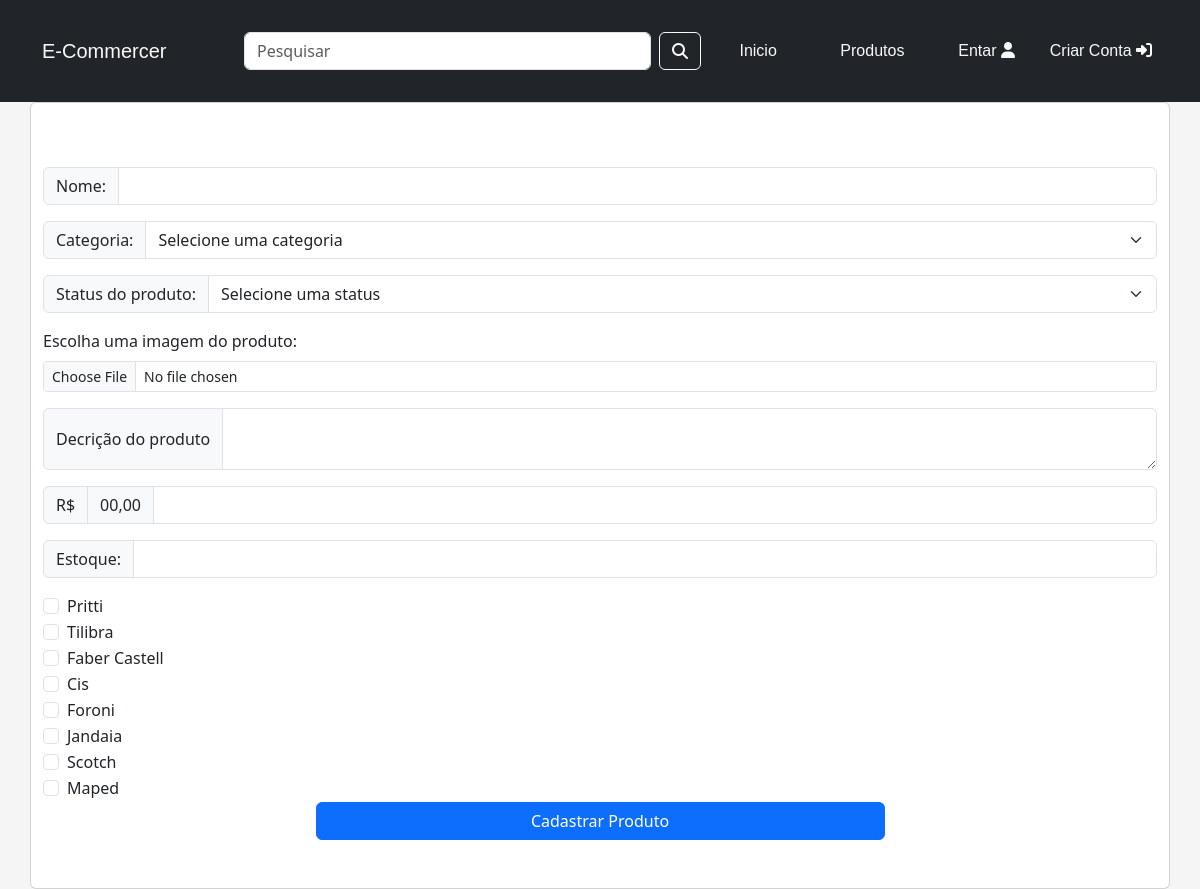
The app's page /admin/cadastro_produto.php with its own data.
### tables this page shows
CREATE TABLE `tb_fornecedores` (
  `id_fornecedor` int(11) NOT NULL AUTO_INCREMENT,
  `cnpj` varchar(20) NOT NULL,
  `razao_social` varchar(100) DEFAULT NULL,
  `id_status_usuario` int(11) NOT NULL,
  PRIMARY KEY (`id_fornecedor`),
  UNIQUE KEY `cnpj` (`cnpj`),
  KEY `id_status_usuario` (`id_status_usuario`),
  CONSTRAINT `tb_fornecedores_ibfk_1` FOREIGN KEY (`id_status_usuario`) REFERENCES `status_usuarios` (`id_status_usuario`)
);

### models/conexao.class.php (called while the page is built)
<?php
    class Conexao{
        public function __construct(
            protected $db = null
        ){
            $dsn = 'mysql:host=localhost;dbname=db_ecommercer;charset=utf8mb4';
            $usuario = 'root';
            $senha = '';
            try {
                $this->db = new PDO($dsn, $usuario, $senha);
            } catch (PDOException $erro) {
                echo "Erro na conexãor: {$erro->getCode()}<br>Mensagem: {$erro->getMessage()}";
            }
        }
    }
?>

### models/fornecedor.class.php (called while the page is built, shortened)
<?php
    class Fornecedor extends Conexao{
        public function query_listar_todos_fornecedores_ativos(){
            $query = "SELECT * FROM tb_fornecedores f INNER JOIN status_usuarios s ON (f.id_status_usuario=s.id_status_usuario) WHERE s.status_usuario = 'Ativo' OR s.status_usuario = 'ativo'";
            $stm = $this->db->prepare($query);
            $stm->execute();
            $this->db = null;
            return $stm->fetchAll(PDO::FETCH_OBJ);
        }
    }
?>

### admin/cadastro_produto.php (the view, shortened to what this page needs)
<?php
    require_once "../models/conexao.class.php";
    require_once "../models/produto.class.php";
    require_once "../models/fornecedor.class.php";
?>
<!DOCTYPE html>
<html lang="pt-BR">
<head>
    <?php require_once "../components/bs5_fw.php"; ?>
    <link rel="stylesheet" type="text/css" href="./css/style.css">
</head>
<body id="web-site" class="" onresize="screenSize()" onload="screenSize()">
    <?php require_once "../components/header.php";?>
    <div class="container">
        <div class="row">
            <form class="card  py-5" action="" method="post" enctype="multipart/form-data">
                <div class="input-group mb-3">
                  <span class="input-group-text" id="basic-addon1">Nome:</span>
                  <input type="text" class="form-control" placeholder="" aria-label="" aria-describedby="" name="nome_produto" value="<?php echo isset($_POST['nome_produto'])?$_POST['nome_produto']:''?>">
                </div>
                <div class="input-group mb-3">
                  <label class="input-group-text" for="inputGroupSelect01" value="">Categoria:</label>
                    <select class="form-select" id="inputGroupSelect01" name="id_categoria_produto">
                      <?php
                          if(isset($_POST["id_categoria_produto"]) && $_POST["id_categoria_produto"] != 0){
                              echo "<option selected value='$categoria->id_categoria'>$categoria->descritivo</option>";
                          }else{
                            echo "<option selected value='0'>Selecione uma categoria</option>";
                          }
                      ?>
                    </select>
                </div>
                <div class="input-group mb-3">
                  <label class="input-group-text" for="inputGroupSelect01">Status do produto:</label>
                    <select class="form-select" id="inputGroupSelect01" name="id_status_produto">
                        <?php
                          if(isset($_POST['id_status_produto']) && $_POST['id_status_produto'] != 0){
                            echo "<option selected value='$status_produto->id_status_produto'>$status_produto->status_produto</option>";
                          }else{
                            echo "<option selected value='0'>Selecione uma status</option>";
                          }
                        ?>
                    </select>
                </div>
                <div class="mb-3">
                  <label for="formFileSm" class="form-label">Escolha uma imagem do produto:</label>
                  <input class="form-control form-control-sm" id="formFileSm" type="file" accept=".jpg , .png, .jfif" onchange="mostrar(this)" name="imagem_produto" value="">
                </div>
                <div class="input-group mb-3">
                  <span class="input-group-text">Decrição do produto</span>
                  <textarea class="form-control" aria-label="Decrição do produto" name="descricao_produto" value=""></textarea>
                </div>
                <div class="input-group mb-3">
                  <span class="input-group-text">R$</span>
                  <span class="input-group-text">00,00</span>
                  <input type="number" class="form-control" aria-label="" name="preco_produto" step="0.01" min="0" max="9999" value="<?php echo isset($_POST['preco_produto'])?$_POST['preco_produto']:''?>">
                </div>
                <div class="input-group mb-3">
                  <label class="input-group-text">Estoque:</label>
                  <input type="number" class="form-control" aria-label="" min="1" max="" name="estoque_produto" value="<?php echo isset($_POST['estoque_produto'])?$_POST['estoque_produto']:''?>">
                </div>
                <?php
                  $db_query_fornecedores = new Fornecedor();
                  $query_fornecedores = $db_query_fornecedores->query_listar_todos_fornecedores_ativos();
                  if(is_array($query_fornecedores) AND count($query_fornecedores) > 0){
                    foreach ($query_fornecedores as $fornecedor) {
                      echo  "<div class='form-check'>
                              <input class='form-check-input' name='fornecedor[]' type='checkbox' value='{$fornecedor->id_fornecedor}' id='{$fornecedor->id_fornecedor}'>
                              <label class='form-check-label' for='{$fornecedor->id_fornecedor}'>
                                {$fornecedor->razao_social}
                              </label>
                            </div>";
                    }
                  }
                ?>
                <div class="col-12">
                  <div class="row justify-content-center">
                    <button class="btn btn-primary col-12 col-md-6" type="submit">Cadastrar Produto</button>
                  </div>
                </div>
            </form>
        </div>
    </div>
</body>
</html>

### view/css/style.css (style rules this page uses)
* { margin: 0px; padding: 0px; box-sizing: border-box !important; list-style: none !important; }
body { padding: 0px 0px; min-height: 100vh; background: #f5f5f5; overflow-x: hidden; }

### records on screen
tb_fornecedores: razao_social "Pritti"
tb_fornecedores: razao_social "Tilibra"
tb_fornecedores: razao_social "Faber Castell"
tb_fornecedores: razao_social "Cis"
tb_fornecedores: razao_social "Foroni"
tb_fornecedores: razao_social "Jandaia"
tb_fornecedores: razao_social "Scotch"
tb_fornecedores: razao_social "Maped"
